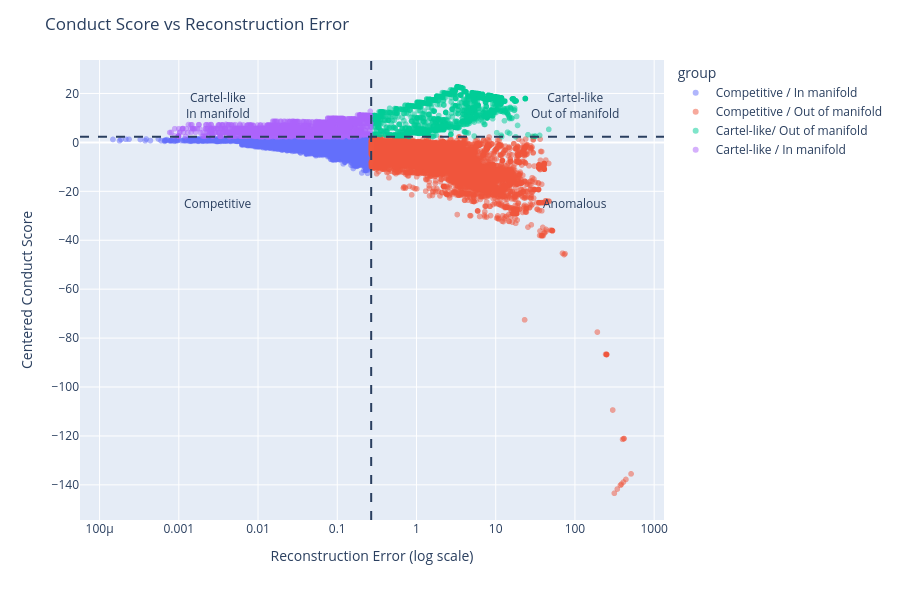

Write notebook code for a chart like this one.
### Code cell
recon_tau95 = 0.268067
recon_tau99 = 0.610001

fig = px.scatter(
    score,
    x="recon_error",
    y="conduct_score_centered",
    color="group",
    opacity=0.5,
    height=600,
)

# log scale fixes the extreme skew
fig.update_xaxes(type="log")

# threshold lines
fig.add_vline(x=recon_tau95, line_dash="dash")
fig.add_hline(y=tau95, line_dash="dash")

fig.update_layout(
    title="Conduct Score vs Reconstruction Error",
    xaxis_title="Reconstruction Error (log scale)",
    yaxis_title="Centered Conduct Score"
)

fig.add_annotation(x=-2.5, y=15, text="Cartel-like<br>In manifold", showarrow=False)
fig.add_annotation(x=2, y=15, text="Cartel-like<br>Out of manifold", showarrow=False)
fig.add_annotation(x=-2.5, y=-25, text="Competitive", showarrow=False)
fig.add_annotation(x=2, y=-25, text="Anomalous", showarrow=False)

fig.show()

### Figure 1 — Plotly figure (JSON) as saved in the notebook; plotly's stock layout.template omitted (floating-point values rounded to 4 significant figures; data arrays with more than 128 entries replaced by an {"elided": "..."} marker saying what was removed)
{"data": [{"hovertemplate": "group=Competitive / In manifold<br>recon_error=%{x}<br>conduct_score_centered=%{y}<extra></extra>", "legendgroup": "Competitive / In manifold", "marker": {"color": "#636efa", "opacity": 0.5, "symbol": "circle"}, "mode": "markers", "name": "Competitive / In manifold", "showlegend": true, "type": "scattergl", "x": {"elided": "18733 float values"}, "xaxis": "x", "y": {"elided": "18733 float values"}, "yaxis": "y"}, {"hovertemplate": "group=Competitive / Out of manifold<br>recon_error=%{x}<br>conduct_score_centered=%{y}<extra></extra>", "legendgroup": "Competitive / Out of manifold", "marker": {"color": "#EF553B", "opacity": 0.5, "symbol": "circle"}, "mode": "markers", "name": "Competitive / Out of manifold", "showlegend": true, "type": "scattergl", "x": {"elided": "14496 float values"}, "xaxis": "x", "y": {"elided": "14496 float values"}, "yaxis": "y"}, {"hovertemplate": "group=Cartel-like/ Out of manifold<br>recon_error=%{x}<br>conduct_score_centered=%{y}<extra></extra>", "legendgroup": "Cartel-like/ Out of manifold", "marker": {"color": "#00cc96", "opacity": 0.5, "symbol": "circle"}, "mode": "markers", "name": "Cartel-like/ Out of manifold", "showlegend": true, "type": "scattergl", "x": {"elided": "1548 float values"}, "xaxis": "x", "y": {"elided": "1548 float values"}, "yaxis": "y"}, {"hovertemplate": "group=Cartel-like / In manifold<br>recon_error=%{x}<br>conduct_score_centered=%{y}<extra></extra>", "legendgroup": "Cartel-like / In manifold", "marker": {"color": "#ab63fa", "opacity": 0.5, "symbol": "circle"}, "mode": "markers", "name": "Cartel-like / In manifold", "showlegend": true, "type": "scattergl", "x": {"elided": "2060 float values"}, "xaxis": "x", "y": {"elided": "2060 float values"}, "yaxis": "y"}], "layout": {"annotations": [{"showarrow": false, "text": "Cartel-like<br>In manifold", "x": -2.5, "y": 15}, {"showarrow": false, "text": "Cartel-like<br>Out of manifold", "x": 2, "y": 15}, {"showarrow": false, "text": "Competitive", "x": -2.5, "y": -25}, {"showarrow": false, "text": "Anomalous", "x": 2, "y": -25}], "height": 600, "legend": {"title": {"text": "group"}, "tracegroupgap": 0}, "margin": {"t": 60}, "shapes": [{"line": {"dash": "dash"}, "type": "line", "x0": 0.2681, "x1": 0.2681, "xref": "x", "y0": 0, "y1": 1, "yref": "y domain"}, {"line": {"dash": "dash"}, "type": "line", "x0": 0, "x1": 1, "xref": "x domain", "y0": 2.268, "y1": 2.268, "yref": "y"}], "title": {"text": "Conduct Score vs Reconstruction Error"}, "xaxis": {"anchor": "y", "domain": [0, 1], "title": {"text": "Reconstruction Error (log scale)"}, "type": "log"}, "yaxis": {"anchor": "x", "domain": [0, 1], "title": {"text": "Centered Conduct Score"}}}}
